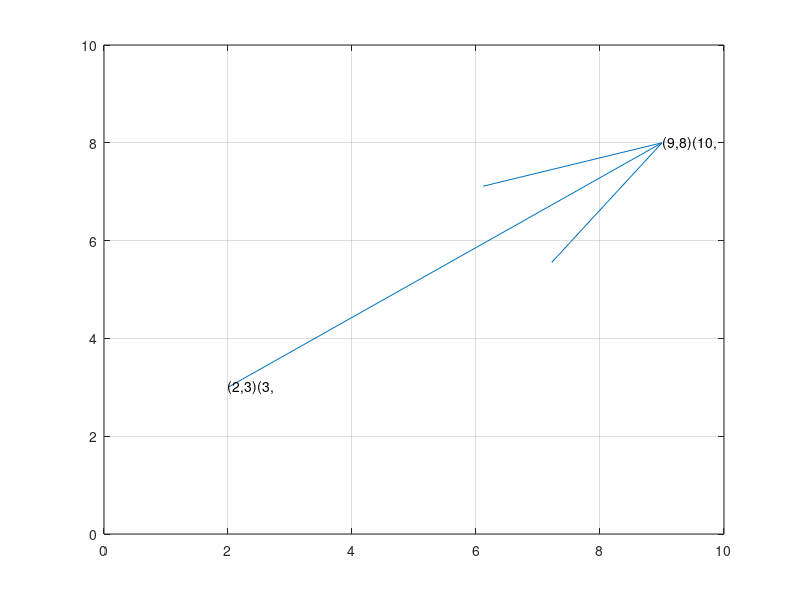

Recreate this plot in MATLAB.
p1 = [2 3 3 ];                         % First Point
p2 = [9 8 10];                         % Second Point
dp = p2-p1;                         % Difference
figure
quiver(p1(1),p1(2),dp(1),dp(2),0)
grid
axis([0  10    0  10])
text(p1(1),p1(2), sprintf('(%.0f,%.0f)',p1))
text(p2(1),p2(2), sprintf('(%.0f,%.0f)',p2))